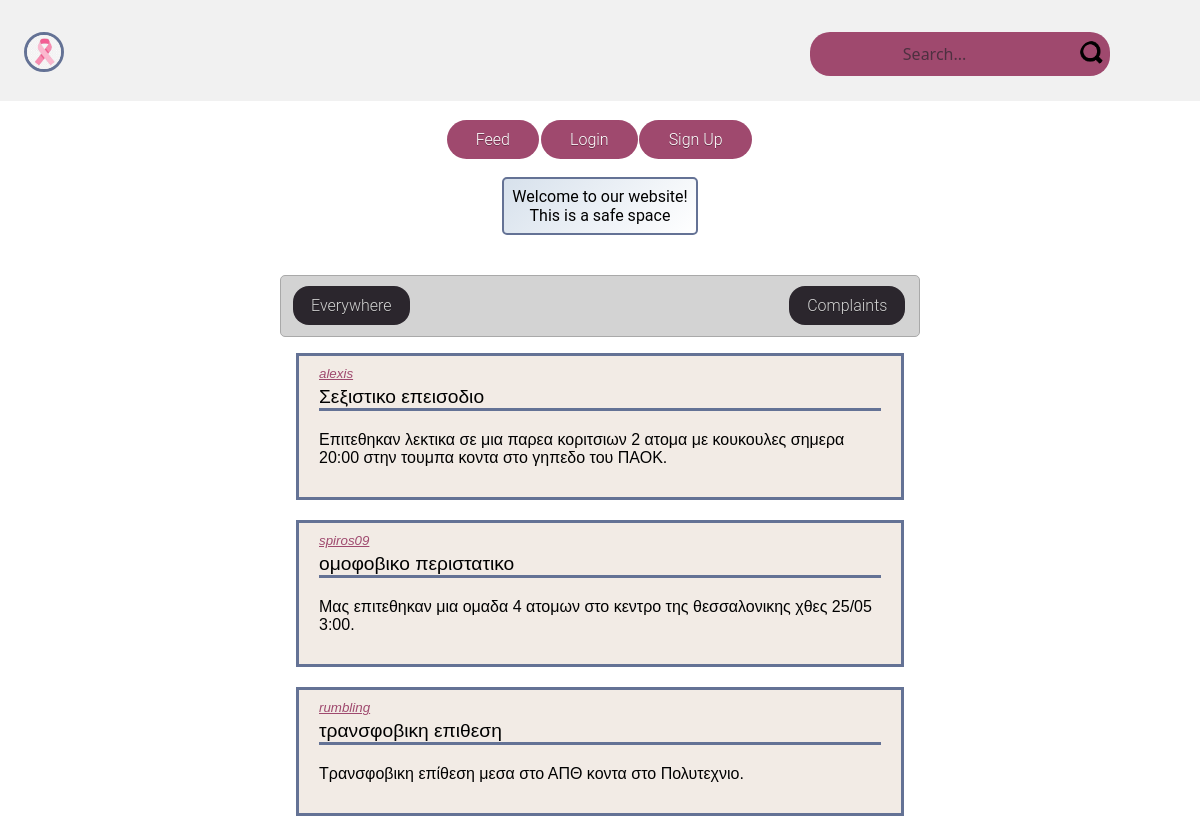
Page /?pvbcontent=Complaints on the committed database.
### tables this page shows
CREATE TABLE `complaints` (
  `ID` int(10) UNSIGNED NOT NULL,
  `TITLE` varchar(30) NOT NULL,
  `USERNAME` varchar(20) DEFAULT NULL,
  `CONTENT` varchar(1000) DEFAULT NULL,
  `REGION` varchar(50) NOT NULL,
  `DATE` datetime NOT NULL
);

### complaint.php (the view)
<?php
echo
"<div class=\"post\">
    <div class=\"postUser\">
        <a class=\"postUserLink\" href=\"profilepage.php?user=".$usertext."\">
            ".$usertext."
        </a>
    </div>
    <div class=\"postTitle\">
        <a>".$titletext."</a>
    </div>
    <div class=\"postBody\">
        <a>
            ".$bodytext."
        </a>
    </div>
    <div class=\"postButtons\">
    </div>
</div>";
?>

### langing-page.php (shortened to what this page needs)
<!DOCTYPE html>
<html>
    <head>
        <link rel="stylesheet" href="./landing-page.css">
        <link rel="stylesheet" href="./post.css">
        <link rel="stylesheet" href="./post-navigation-bar.css">
    </head>
    <body>
        <div class="landing-page-header">
            <div class="wrapper">
                <a href="feed.php"><li class="bn1">Feed</li></a>
                <?php
                    if(!isset($_COOKIE["user"])) {
                        echo "<a href=\"./login.php\"><li class=\"bn1\">Login</li></a>";
                        echo "<a href=\"CreateAccount_C.php\"><li class=\"bn1\">Sign Up</li></a>";
                    } else {
                        echo "<a href=\"makeSubmission.php\"><li class=\"bn1\">Submission</li></a>";
                    }
                ?>
            </div>
            <div class="text">
                <p id="welcomeText"></p>
            </div>
        </div>
        <div class="posts">
            <div class="PVB">
                <?php include "post-navigation-bar.php"?>
            </div>
            <div class="postL" id="postList">
            <?php
                    $conn = @mysqli_connect("localhost", "NotLoginUsers", "NLogUsSHC");
                    if(isset($_GET["pvbcontent"])) {
                        $pvbcontent = $_GET["pvbcontent"];
                    } else {
                        $pvbcontent = "All";
                    }
                    if(isset($_GET["pvbregion"])) {
                        $pvbregion = $_GET["pvbregion"];
                    } else {
                        $pvbregion = "Everywhere";
                    }
                    if(strcmp($pvbcontent, "All") == 0) {
                        if(strcmp($pvbregion, "Everywhere") == 0) {
                            $sqlQuery = "SELECT id, username, title, content, date, null as region
                            FROM articles
                            UNION
                            SELECT null as id, username, title, content, date, region
                            FROM complaints
                            ORDER BY date DESC
                            LIMIT 3";
                        } else {
                            $sqlQuery = "SELECT id, username, title, content, date, null as region
                            FROM articles
                            UNION
                            SELECT null as id, username, title, content, date, region
                            FROM complaints
                            WHERE region LIKE \"".$pvbregion."\"
                            ORDER BY date DESC
                            LIMIT 3";
                        }
                        $results = mysqli_query($conn, $sqlQuery) or die(mysqli_error($conn));
                        while($row = mysqli_fetch_array($results)) {
                            if($row["region"]) {
                                $usertext = $row["username"];
                                $titletext = $row["title"];
                                $bodytext = $row["content"];
                                include("complaint.php");
                            } else {
                                $usertext = $row["username"];
                                $titletext = $row["title"];
                                $bodytext = $row["content"];
                                $postid = $row["id"];
                                include("post.php");
                            }
                        }
                    } else if(strcmp($pvbcontent, "Complaints") == 0) {
                        if(strcmp($pvbregion, "Everywhere") == 0) {
                            $sqlQuery = "SELECT * FROM complaints ORDER BY complaints.date LIMIT 3";
                        } else {
                            $sqlQuery = "SELECT * FROM complaints WHERE region LIKE \"".$pvbregion."\"  ORDER BY complaints.date LIMIT 3";
                        }
                        $results = mysqli_query($conn, $sqlQuery);
                        while($row = mysqli_fetch_array($results)) {
                            $usertext = $row["USERNAME"];
                            $titletext = $row["TITLE"];
                            $bodytext = $row["CONTENT"];
                            include("complaint.php");
                        }
                    }
                ?>
            </div>
        </div>
    </body>
</html>

### header.css (style rules this page uses)
* { box-sizing: border-box; }
body { margin: 0; font-family: Arial, Helvetica, sans-serif; }
.bn1 { display: inline-block; padding: 0.5em 1.7em; margin: 0 0.1em 0.1em 0; border: 0.16em solid rgba(255, 255, 255, 0); background-color: #9f496e; border-radius: 2em; box-sizing: border-box; text-decoration: none; font-family: "Roboto", sans-serif; font-weight: 300; color: #ffffff; text-shadow: 0 0.04em 0.04em rgba(0, 0, 0, 0.35); text-align: center; transition: all 0.2s; cursor: pointer; }
::placeholder { color: #2b262d; opacity: 0.7; }

### landing-page.css (style rules this page uses)
.landing-page-header { margin-top: 1.2em; margin-bottom: 1.5em; display: grid; height: 100%; width: 100%; font-family: "Roboto", sans-serif; place-items: center; }
.wrapper { display: inline-flex; list-style: none; }
.text p { border: 2px solid #647295; padding: .5em; text-align: center; background: linear-gradient(315deg, #ffffff, #d7e1ec); border-radius: 5px; }
.posts { box-sizing: border-box; display: flex; flex-direction: column; justify-content: center; width: 640px; margin-left: auto; margin-right: auto; }
.PVB { display: flex; flex-direction: column; justify-content: center; width: 640px; margin-left: auto; margin-right: auto; height: fit-content; }
.postL { display: flex; flex-direction: column; gap: 20px; }

### post.css (style rules this page uses)
.post { align-self: center; background-color: #f2ebe5; border: solid #647295; width: 95%; height: auto; padding: 10px 20px 10px 20px; }
.postUser { padding-bottom: 5px; font-size: smaller; font-style: italic; }
.postUserLink { color:#9f496e; }
.postTitle { font-size: larger; border-style: solid; border-color: #647295; border-top: hidden; border-left: hidden; border-right: hidden; }
.postBody { padding-top: 20px; padding-bottom: 20px }

### rows in the picture
complaints: USERNAME "alexis", TITLE "Σεξιστικο επεισοδιο", CONTENT "Επιτεθηκαν λεκτικα σε μια παρεα κοριτσιων 2 ατομα με κουκουλες σημερα 20:00 στην τουμπα κοντα στο γηπεδο του ΠΑΟΚ."
complaints: USERNAME "spiros09", TITLE "ομοφοβικο περιστατικο", CONTENT "Μας επιτεθηκαν μια ομαδα 4 ατομων στο κεντρο της θεσσαλονικης χθες 25/05 3:00."
complaints: USERNAME "rumbling", TITLE "τρανσφοβικη επιθεση", CONTENT "Τρανσφοβικη επίθεση μεσα στο ΑΠΘ κοντα στο Πολυτεχνιο."

### other values in the picture
$_GET["pvbcontent"] "Complaints"
